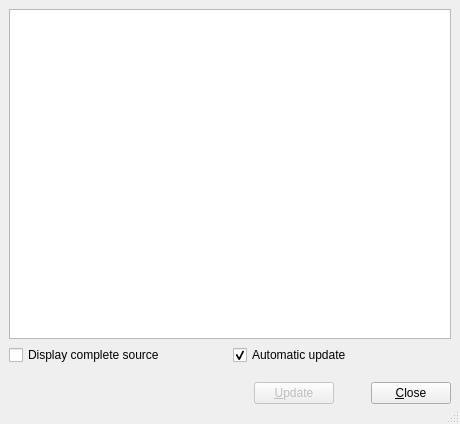
<ui version="4.0" >
 <author></author>
 <comment></comment>
 <exportmacro></exportmacro>
 <class>QViewSourceUi</class>
 <widget class="QDialog" name="QViewSourceUi" >
  <property name="geometry" >
   <rect>
    <x>0</x>
    <y>0</y>
    <width>460</width>
    <height>424</height>
   </rect>
  </property>
  <property name="windowTitle" >
   <string/>
  </property>
  <property name="sizeGripEnabled" >
   <bool>true</bool>
  </property>
  <layout class="QVBoxLayout" >
   <property name="margin" >
    <number>9</number>
   </property>
   <property name="spacing" >
    <number>6</number>
   </property>
   <item>
    <widget class="QTextEdit" name="viewSourceTV" >
     <property name="whatsThis" >
      <string>&lt;html>&lt;head>&lt;meta name="qrichtext" content="1" />&lt;/head>&lt;body style=" white-space: pre-wrap; font-family:Sans Serif; font-size:13pt; font-weight:400; font-style:normal; text-decoration:none;">&lt;p style="-qt-paragraph-type:empty; margin-top:0px; margin-bottom:0px; margin-left:0px; margin-right:0px; -qt-block-indent:0; text-indent:0px;">&lt;/p>&lt;/body>&lt;/html></string>
     </property>
    </widget>
   </item>
   <item>
    <layout class="QHBoxLayout" >
     <property name="margin" >
      <number>0</number>
     </property>
     <property name="spacing" >
      <number>6</number>
     </property>
     <item>
      <widget class="QCheckBox" name="viewFullSourceCB" >
       <property name="cursor" >
        <cursor>0</cursor>
       </property>
       <property name="text" >
        <string>Display complete source</string>
       </property>
      </widget>
     </item>
     <item>
      <widget class="QCheckBox" name="autoUpdateCB" >
       <property name="text" >
        <string>Automatic update</string>
       </property>
       <property name="checked" >
        <bool>true</bool>
       </property>
      </widget>
     </item>
    </layout>
   </item>
   <item>
    <layout class="QHBoxLayout" >
     <property name="margin" >
      <number>0</number>
     </property>
     <property name="spacing" >
      <number>6</number>
     </property>
     <item>
      <spacer>
       <property name="orientation" >
        <enum>Qt::Horizontal</enum>
       </property>
       <property name="sizeType" >
        <enum>QSizePolicy::Expanding</enum>
       </property>
       <property name="sizeHint" >
        <size>
         <width>201</width>
         <height>44</height>
        </size>
       </property>
      </spacer>
     </item>
     <item>
      <widget class="QPushButton" name="updatePB" >
       <property name="enabled" >
        <bool>false</bool>
       </property>
       <property name="text" >
        <string>&amp;Update</string>
       </property>
      </widget>
     </item>
     <item>
      <spacer>
       <property name="orientation" >
        <enum>Qt::Horizontal</enum>
       </property>
       <property name="sizeType" >
        <enum>QSizePolicy::Fixed</enum>
       </property>
       <property name="sizeHint" >
        <size>
         <width>31</width>
         <height>44</height>
        </size>
       </property>
      </spacer>
     </item>
     <item>
      <widget class="QPushButton" name="closePB" >
       <property name="text" >
        <string>&amp;Close</string>
       </property>
      </widget>
     </item>
    </layout>
   </item>
  </layout>
 </widget>
 <pixmapfunction></pixmapfunction>
 <tabstops>
  <tabstop>viewSourceTV</tabstop>
  <tabstop>viewFullSourceCB</tabstop>
  <tabstop>autoUpdateCB</tabstop>
  <tabstop>updatePB</tabstop>
  <tabstop>closePB</tabstop>
 </tabstops>
 <resources/>
 <connections/>
</ui>
